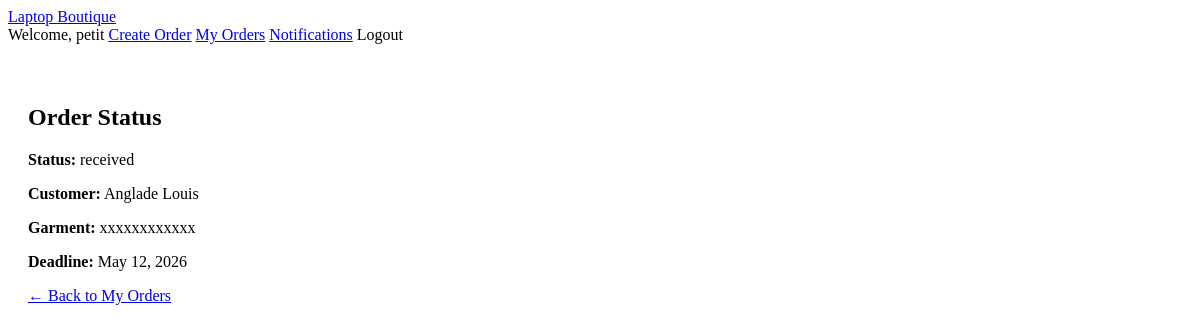
Page /order-status/1/ (signed in) on the committed database.
### orders/models.py (models this page shows, shortened)
class Order(models.Model):
    STATUS_CHOICES = [
        ('received', 'Received'),
        ('in_progress', 'In Progress'),
        ('ready', 'Ready'),
        ('completed', 'Completed'),
        ('delayed', 'Delayed'),
    ]
    customer_name = models.CharField(max_length=100)
    email = models.EmailField()
    garment_type = models.CharField(max_length=100)
    alteration_type = models.CharField(max_length=200)
    notes = models.TextField(blank=True)
    image = models.ImageField(upload_to='order_images/', blank=True, null=True)
    price_estimate = models.DecimalField(max_digits=8, decimal_places=2, null=True, blank=True)
    status = models.CharField(max_length=20, choices=STATUS_CHOICES, default='received')
    created_at = models.DateTimeField(auto_now_add=True)
    deadline = models.DateField(null=True, blank=True)

### orders/views.py (the view)
# urls.py: path("order-status/<int:id>/", views.order_status, name="order_status"),
@login_required
def order_status(request, id):
    order = get_object_or_404(Order, id=id)
    return render(request, "order_status.html", {"order": order})

### orders/templates/order_status.html (shortened to what this page needs)
{% extends "base.html" %}
{% block content %}
<div class="status-container">
    <h2>Order Status</h2>
    <div class="status-card">
       <p><strong>Status:</strong>
    <span class="status-badge status-{{ order.status|lower|slugify }}">
        {{ order.status }}
    </span>
</p>
        <p><strong>Customer:</strong> {{ order.customer_name }}</p>
        <p><strong>Garment:</strong> {{ order.garment_type }}</p>
        {% if order.deadline %}
            <p><strong>Deadline:</strong> {{ order.deadline }}</p>
        {% endif %}
    </div>
    <div class="back-btn-container">
        <a href="/orders/" class="back-btn">← Back to My Orders</a>
    </div>
</div>
{% endblock %}

### orders/templates/base.html (shortened to what this page needs)
{% load static %}
<!DOCTYPE html>
<html lang="en">
<head>
 <link rel="stylesheet" href="{% static 'css/style.css' %}">
</head>
<body>
<nav class="navbar">
 <div class="nav-left">
   <a href="/">Laptop Boutique</a>
 </div>
 <div class="nav-right">
   {% if user.is_authenticated %}
     <span>Welcome, {{ user.username }}</span>
     <a href="/create-order/">Create Order</a>
     <a href="/orders/">My Orders</a>
     <a href="/notifications/">Notifications</a>
     <form method="post" action="{% url 'logout' %}" class="logout-form">
       <button type="submit" class="logout-link">Logout</button>
     </form>
   {% else %}
     <a href="/accounts/login/">Login</a>
     <a href="/register/">Register</a>
   {% endif %}
 </div>
</nav>
<main style="padding: 40px 20px;">
 {% block content %}{% endblock %}
</main>
</body>
</html>

### orders/static/css/style.css (style rules this page uses)
.logout-form { display: inline; }
.logout-link { background: none; border: none; color: inherit; font: inherit; cursor: pointer; padding: 0; margin: 0; text-decoration: none; }

### rows in the picture
Order: status "received", customer_name "Anglade Louis", garment_type "xxxxxxxxxxxx", deadline "May 12, 2026"

### other values in the picture
{{ user.username }} "petit"
